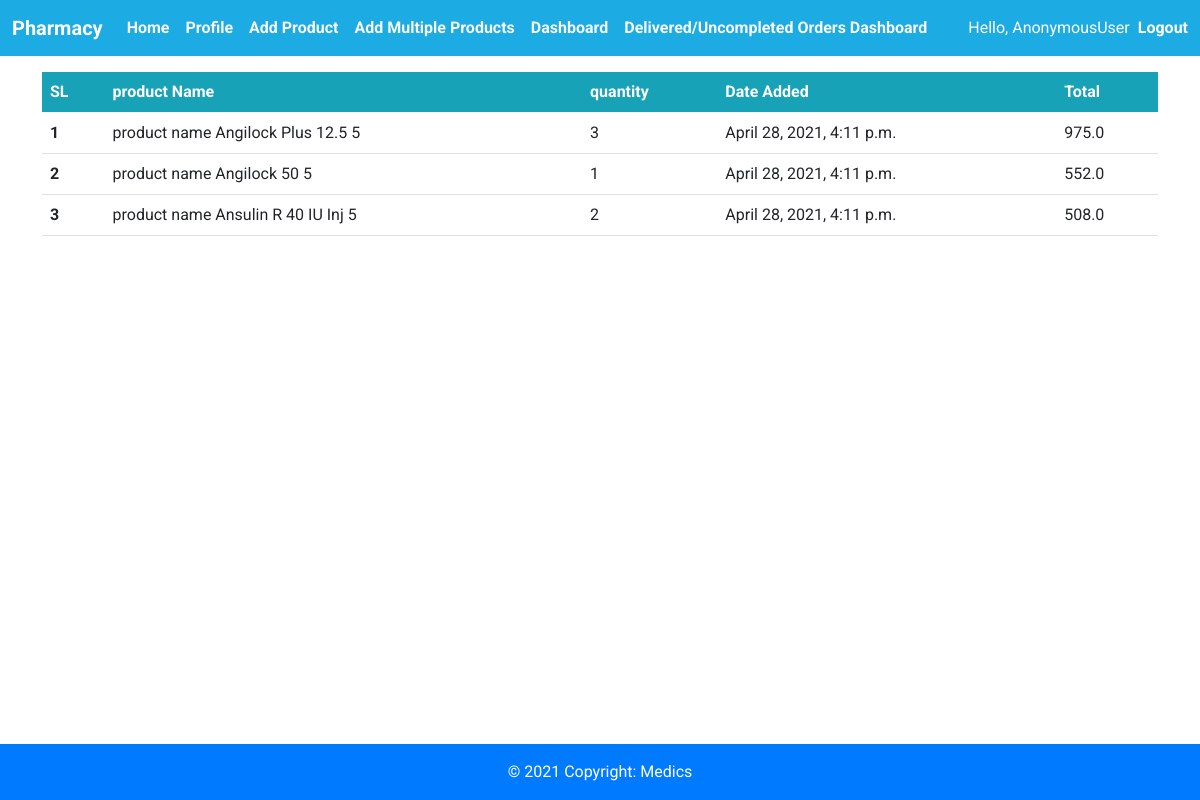
The page /pharmacy/dashboard/items/16 on the database its author committed.
### pharmacy/models.py (models this page shows, shortened)
class OrderItem(models.Model):
    product = models.ForeignKey(Product, on_delete=models.SET_NULL, null=True)
    order = models.ForeignKey(Order, on_delete=models.SET_NULL, null=True)
    quantity = models.IntegerField(default=0, null=True, blank=True)
    date_added = models.DateTimeField(auto_now_add=True)
    @property
    def get_total(self):
        total = self.product.price * self.quantity
        return total

class Product(models.Model):
    shop = models.ForeignKey(Pharmacy, on_delete=models.CASCADE, default=1)
    name = models.CharField(max_length=200, null=True)
    price = models.FloatField(null=True)
    category = models.ForeignKey(Category, on_delete=models.CASCADE, default=1)
    description = models.TextField(null=True, blank=True)
    date_created = models.DateTimeField(auto_now_add=True, null=True)
    image = models.ImageField(null=True, blank=True,
                              default='productdefault.png')
    def __str__(self):
        return f"product name {self.name} {self.shop.id}"

class Pharmacy(models.Model):
    user = models.OneToOneField(
        User, null=True, blank=True, on_delete=models.CASCADE)
    shop_name = models.CharField(max_length=100)
    phone = models.CharField(max_length=20, null=True)
    address = models.CharField(max_length=200, null=True, blank=True)
    area = models.CharField(max_length=100, null=True)
    profile_pic = models.ImageField(
        default="profile1.png", null=True, blank=True)
    date_created = models.DateTimeField(auto_now_add=True, null=True)

### pharmacy/views.py (the view)
def pharmacyDashboardOrderItems(request, id):
    order = Order.objects.get(id=id)
    order_items = order.orderitem_set.all()
    context = {'order_items': order_items}
    return render(request, 'pharmacy/pharmacyOrderItems.html', context)

### pharmacy/templates/pharmacy/pharmacyOrderItems.html
{%extends 'pharmacy/pharmacyBase.html'%}
{%block content%}
<div class="container mt-3">
    <table class="table">
        <thead>
            <tr class="table " style=" background-color:#17A2B8; color:white;">
                <th scope=" col">SL</th>
                <th scope="col">product Name</th>
                <th scope="col">quantity</th>
                <th scope="col">Date Added</th>
                <th scope="col">Total</th>
            </tr>
        </thead>
        <tbody>
            {% for item in order_items %}
            <tr>
                <th scope="row">{{forloop.counter}}</th>
                <td>{{item.product}}</td>
                <td>{{item.quantity}}</td>
                <td>{{item.date_added}}</td>
                <td>{{item.get_total}}</td>
            </tr>
            {%endfor%}
        </tbody>
    </table>
</div>
{%endblock%}

### pharmacy/templates/pharmacy/pharmacyBase.html (style rules this page uses)
html, body { font-family: 'Roboto', sans-serif; }

### rows shown on the page
OrderItem: product "product name Angilock Plus 12.5 5", quantity "3", date_added "April 28, 2021, 4:11 p.m.", get_total "975.0"
OrderItem: product "product name Angilock 50 5", quantity "1", date_added "April 28, 2021, 4:11 p.m.", get_total "552.0"
OrderItem: product "product name Ansulin R 40 IU Inj 5", quantity "2", date_added "April 28, 2021, 4:11 p.m.", get_total "508.0"

### other values the page prints
{{ request.user }} "AnonymousUser"
